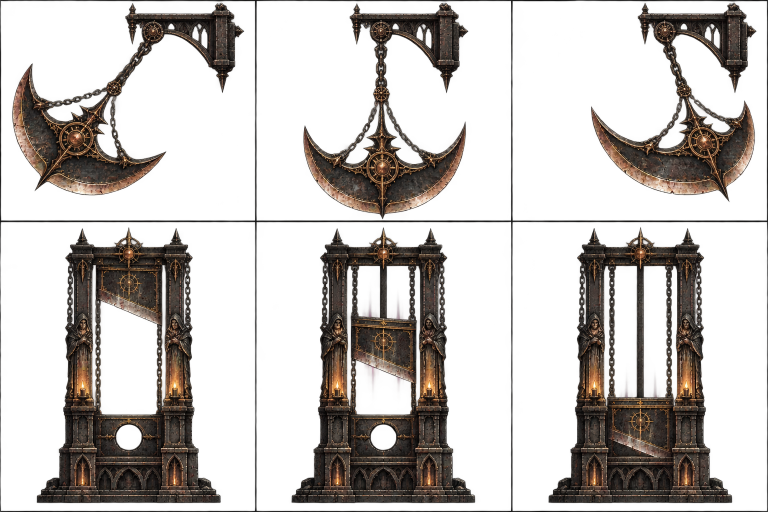
#> input picture artes/gpt/hazards/hz_1_pendulo_guilhotina_a.png, 1536 x 1024 px (shown at 1/2 size); its folder holds 4 pictures in this run; the run also reads 2 pictures not shown here
$ python cut_hazards.py
#> lines starting #> are read from the running program, lines starting #| are printed output that depends on the picture
### tools/hazards7/hz_common.py
"""Perigos pintados (Onda 7) — funções comuns do recorte das folhas hz_1..hz_7.

As folhas do GPT (artes/gpt/hazards/hz_<n>_*_a.png) são grades 2x3 de células
512x512: linha de cima = perigo A em 3 estados, linha de baixo = perigo B.
- hz_1 veio com FUNDO TRANSPARENTE (alfa real, com halo escuro de alfa ~0..10);
- hz_2..hz_7 vêm com fundo MAGENTA (chave + desmistura do clean_sheets.key_array);
- hz_1..hz_3 têm linhas finas de GRADE entre as células (apagadas aqui).
"""
import os
import sys

import numpy as np
from PIL import Image
from scipy import ndimage

HERE = os.path.dirname(os.path.abspath(__file__))
ROOT = os.path.abspath(os.path.join(HERE, "..", ".."))
sys.path.insert(0, os.path.join(ROOT, "tools", "anim"))
from clean_sheets import key_array  # noqa: E402  (mesma chave das outras folhas)

SRC = os.path.join(ROOT, "artes", "gpt", "hazards")
OUT = os.path.join(ROOT, "assets", "painted", "hazards")
CELL = 512


def load_keyed(name: str) -> np.ndarray:
	"""Folha → RGBA float (0..255, alfa 0..1) com fundo removido e grade apagada."""
	im = Image.open(os.path.join(SRC, name))
	if im.mode == "RGBA" and np.array(im)[..., 3].min() == 0:
		a8 = np.array(im).astype(np.float32)
		rgb = a8[..., :3]
		a = a8[..., 3] / 255.0
		# halo escuro de alfa baixíssimo (0..12/255) e poeira somem
		a = np.where(a < 0.05, 0.0, a)
		# o halo "sombra" em volta das peças é escuro e meio transparente: corta
		lum = rgb.mean(-1)
		a = np.where((a < 0.55) & (lum < 30.0), 0.0, a)
	else:
		c = np.array(im.convert("RGB")).astype(np.float32)
		rgb, a, _k = key_array(c)
	a = erase_grid(name, a)
	return np.dstack([rgb, a])


# Linhas da GRADE por folha (medidas: hz_1 tem a divisória horizontal em y≈442,
# não em 512; as outras dividem em 512). Bandas de ±4 px e 3 px da moldura.
SPLITS = {"hz_1": ([512, 1024], [442]), "hz_2": ([512, 1024], [512]), "hz_3": ([512, 1024], [512])}


def splits_of(name: str):
	return SPLITS.get(name[:4], ([512, 1024], [512]))


def erase_grid(name: str, a: np.ndarray) -> np.ndarray:
	"""Apaga as linhas finas de grade (e a moldura) das folhas que as têm."""
	if name[:4] not in SPLITS:
		return a
	a = a.copy()
	xs, ys = SPLITS[name[:4]]
	for x in xs:
		a[:, x - 4:x + 5] = 0.0
	for y in ys:
		a[y - 4:y + 5, :] = 0.0
	a[:3, :] = 0.0
	a[-3:, :] = 0.0
	a[:, :3] = 0.0
	a[:, -3:] = 0.0
	return a


def clean_specks(a: np.ndarray, min_px: int = 40, keep_near: int = 0) -> np.ndarray:
	"""Remove componentes minúsculos (poeira, restos de grade). `keep_near` > 0
	preserva peças pequenas a até N px do corpo principal (faíscas, lascas)."""
	m = a > 0.08
	lab, n = ndimage.label(m, structure=np.ones((3, 3), bool))
	if n == 0:
		return a
	sizes = ndimage.sum(m, lab, range(1, n + 1))
	big = np.zeros(n + 1, bool)
	big[1:] = sizes >= min_px
	keep = big[lab]
	if keep_near > 0 and keep.any():
		near = ndimage.binary_dilation(keep, iterations=keep_near)
		keep = keep | (m & near)
	return np.where(keep, a, 0.0)


def cell_rect(name: str, row: int, col: int):
	"""Retângulo (x0, y0, x1, y1) da célula na folha."""
	xs, ys = splits_of(name)
	bx = [0] + xs + [1536]
	by = [0] + ys + [1024]
	return bx[col], by[row], bx[col + 1], by[row + 1]


def cell(img: np.ndarray, name: str, row: int, col: int) -> np.ndarray:
	x0, y0, x1, y1 = cell_rect(name, row, col)
	return img[y0:y1, x0:x1].copy()


# [5 lines left out: function bbox, not called in this run]


def fill_rgb(rgba: np.ndarray) -> np.ndarray:
	"""Cor dos pixels transparentes = cor do sólido mais próximo (sem franja no
	filtro bilinear/mipmap)."""
	rgb = rgba[..., :3]
	a = rgba[..., 3]
	solid = a > 0.5
	if solid.any() and (~solid).any():
		_, (iy, ix) = ndimage.distance_transform_edt(~solid, return_indices=True)
		rgb = np.where(solid[..., None], rgb, rgb[iy, ix])
	return np.dstack([rgb, a])


def save(path: str, rgba: np.ndarray) -> None:
	rgba = fill_rgb(rgba)
	out = np.dstack([np.clip(rgba[..., :3], 0, 255), np.clip(rgba[..., 3] * 255.0, 0, 255)]).astype(np.uint8)
	os.makedirs(os.path.dirname(path), exist_ok=True)
	Image.fromarray(out, "RGBA").save(path, optimize=True)


def resize(rgba: np.ndarray, scale: float) -> np.ndarray:
	"""Reduz com alfa pré-multiplicado (sem halo escuro/rosado na borda)."""
	h, w = rgba.shape[:2]
	nw, nh = max(1, int(round(w * scale))), max(1, int(round(h * scale)))
	a = rgba[..., 3:4]
	pm = np.dstack([rgba[..., :3] * a, a[..., 0] * 255.0])
	im = Image.fromarray(np.clip(pm, 0, 255).astype(np.uint8), "RGBA").resize((nw, nh), Image.LANCZOS)
	r = np.array(im).astype(np.float32)
	al = r[..., 3] / 255.0
	rgb = r[..., :3] / np.maximum(al, 1e-3)[..., None]
	return np.dstack([np.clip(rgb, 0, 255), al])


# [4 lines left out: function preview, not called in this run]


# Divisória usada para DISTRIBUIR as peças entre as linhas (o centro de cada
# componente decide a célula): o totem da hz_4 desce até y≈600 e as correntes
# da hz_7 sobem acima de 512 — cortar a grade fixa decepava as peças.
ASSIGN_Y = {"hz_1": 442, "hz_4": 640, "hz_6": 500}


def cells(name: str, img: np.ndarray, min_px: int = 40):
	"""Peças da folha por célula: {(linha, coluna): (rgba_recortado, (x0, y0))}.
	Cada componente conectado vai para a célula do seu centro de massa."""
	a = img[..., 3]
	m = a > 0.08
	lab, n = ndimage.label(m, structure=np.ones((3, 3), bool))
	coms = ndimage.center_of_mass(m, lab, range(1, n + 1))
	sizes = ndimage.sum(m, lab, range(1, n + 1))
	xs, ys = splits_of(name)
	ys = [ASSIGN_Y.get(name[:4], ys[0])]
	owner = np.zeros(n + 1, np.int32) - 1
	for i, (cy, cx) in enumerate(coms):
		if sizes[i] < min_px:
			continue
		col = int(np.searchsorted(xs, cx, side="right"))
		row = int(np.searchsorted(ys, cy, side="right"))
		owner[i + 1] = row * 3 + col
	out = {}
	own = owner[lab]
	for r in range(2):
		for c in range(3):
			mask = own == r * 3 + c
			if not mask.any():
				continue
			yy, xx = np.nonzero(mask)
			x0, y0, x1, y1 = xx.min(), yy.min(), xx.max() + 1, yy.max() + 1
			crop = img[y0:y1, x0:x1].copy()
			crop[..., 3] = np.where(mask[y0:y1, x0:x1], crop[..., 3], 0.0)
			out[(r, c)] = (crop, (int(x0), int(y0)))
	return out

### tools/anim/clean_sheets.py
"""PIPELINE DE FOLHAS LIMPAS (GNOSIS) — gera assets/painted/derived/<folha>.png.

Cada folha pintada vem com fundo magenta chapado (ou já RGBA, no caso de
`inhabitants`). O jogo recortava o magenta NO SHADER, depois do filtro bilinear:
a borda misturava pele com magenta antes do corte e sobrava franja rosa/escura,
e sem mipmaps as pinturas grandes exibidas a ~1/4 cintilavam.

Aqui o recorte vira offline e definitivo:
  1. estima a cor do fundo K pela mediana da moldura da folha;
  2. "quanto de K tem no pixel": s = min((r-g)/(Kr-Kg), (b-g)/(Kb-Kg));
     para fundo s~1, para tinta neutra s~0 → alfa = 1 - s (linear, com folgas);
  3. DESMISTURA a cor da borda: F = (C - (1-a)K) / a (tira o magenta de dentro
     do cabelo, dos véus translúcidos e do contorno);
  4. despill residual (borda) + EROSÃO de 1 px só onde encosta em fundo puro;
  5. pinta o RGB dos pixels transparentes com a cor do pixel opaco mais próximo
     (mipmap e bilinear não puxam preto/magenta pra dentro da borda).
Saída com as MESMAS dimensões e coordenadas da original (os Rect2 do
PaintedLibrary e do BossPuppet continuam valendo).

Uso:  python tools/anim/clean_sheets.py            (todas)
      python tools/anim/clean_sheets.py sophia      (só uma)
Relatório: imprime % de pixels transparentes/parciais e magenta residual.
"""
import os
import sys

import numpy as np
from PIL import Image
from scipy import ndimage

ROOT = os.path.abspath(os.path.join(os.path.dirname(__file__), "..", ".."))
SRC = os.path.join(ROOT, "assets", "painted")
DST = os.path.join(SRC, "derived")

# folhas com fundo cromático (magenta / rosa) e a folha já recortada
KEYED = ["sophia", "archons", "yaldabaoth", "architecture"]
RGBA_READY = ["inhabitants"]

S_OPAQUE = 0.14   # s abaixo disto = tinta (alfa 1)
S_BG = 0.86       # s acima disto = fundo (alfa 0)


def fill_transparent_rgb(rgb: np.ndarray, alpha: np.ndarray) -> np.ndarray:
	"""RGB dos pixels quase transparentes = cor do pixel visível mais próximo."""
	solid = alpha > 0.5
	if not solid.any():
		return rgb
	_, (iy, ix) = ndimage.distance_transform_edt(~solid, return_indices=True)
	out = rgb.copy()
	hole = alpha <= 0.02
	out[hole] = rgb[iy[hole], ix[hole]]
	return out


# [5 lines left out: function magenta_residual, not called in this run]


def key_array(c: np.ndarray):
	"""Recorta o fundo cromático de uma imagem RGB float (0..255).
	Devolve (F, a, K): cor desmisturada, alfa 0..1 e a cor de fundo estimada.
	Reutilizado por build_frames.py (folhas novas da Sophia)."""
	border = np.concatenate([c[:4].reshape(-1, 3), c[-4:].reshape(-1, 3), c[:, :4].reshape(-1, 3), c[:, -4:].reshape(-1, 3)])
	K = np.median(border, 0)
	r, g, b = c[..., 0], c[..., 1], c[..., 2]
	# FUNDO VERDE (Fila 9: en_fantasma_b ≈ 2,250,1 — a fumaça violeta some no
	# magenta): a "cor de fundo" é o verde acima do maior entre r e b
	green = K[1] > K[0] + 60 and K[1] > K[2] + 60
	if green:
		s = (g - np.maximum(r, b)) / max(1.0, K[1] - max(K[0], K[2]))
	else:
		s = np.minimum((r - g) / max(1.0, K[0] - K[1]), (b - g) / max(1.0, K[2] - K[1]))
	a = np.clip((S_BG - s) / (S_BG - S_OPAQUE), 0.0, 1.0)
	# ruído do fundo: componentes minúsculas com alfa baixo somem
	a[a < 0.04] = 0.0
	# desmistura: C = a*F + (1-a)*K  →  F = (C - (1-a)K)/a
	safe = np.maximum(a, 0.05)[..., None]
	F = (c - (1.0 - a)[..., None] * K[None, None, :]) / safe
	F = np.clip(F, 0.0, 255.0)
	# erosão de 1 px apenas no contorno que encosta em fundo puro
	pure_bg = a <= 0.0
	touch = ndimage.binary_dilation(pure_bg, structure=np.ones((3, 3), bool)) & ~pure_bg
	a_min = ndimage.minimum_filter(a, size=3)
	a = np.where(touch, np.minimum(a, 0.5 * a + 0.5 * a_min) * 0.85, a)
	# despill residual na borda: tira o tom magenta (r e b acima do g)
	edge = (a < 0.999) | ndimage.binary_dilation(touch, iterations=2)
	if green:
		# despill do verde: na borda e no translúcido (fumaça) g não passa da
		# MÉDIA de r e b — o verde que vazou vira cinza/violeta, não verde-água
		# (e em QUALQUER pixel onde o verde passa do vermelho: o GPT pinta o
		# reflexo do fundo verde na fumaça; dourado tem r > g e fica intacto)
		cap = 0.5 * (F[..., 0] + F[..., 2]) + 4.0
		F[..., 1] = np.where(edge | (F[..., 1] > F[..., 0]), np.minimum(F[..., 1], cap), F[..., 1])
	else:
		m = np.minimum(F[..., 0], F[..., 2]) - F[..., 1]
		spill = np.clip(m - 18.0, 0.0, None) * edge
		F[..., 0] -= spill
		F[..., 2] -= spill
		# a desmistura não pode inventar verde (r,b caíram demais): g <= max(r,b)
		F[..., 1] = np.where(edge, np.minimum(F[..., 1], np.maximum(F[..., 0], F[..., 2]) + 4.0), F[..., 1])
	F = np.clip(F, 0.0, 255.0)
	# pixel muito transparente tem cor desmisturada ruidosa: puxa pra cor do
	# vizinho sólido mais próximo (fio de cabelo continua da cor do cabelo)
	solid = a > 0.6
	if solid.any():
		_, (iy, ix) = ndimage.distance_transform_edt(~solid, return_indices=True)
		near = F[iy, ix]
		w = np.clip(1.0 - a / 0.6, 0.0, 1.0)[..., None] * 0.7
		F = F * (1.0 - w) + near * w
	F = fill_transparent_rgb(F, a)
	return F, a, K


# [34 lines left out: functions clean_keyed, clean_rgba, main, not called in this run]


# [2 lines that do not run on import are left out]

### tools/hazards7/cut_hazards.py
"""Perigos pintados (Onda 7): recorta as folhas hz_1..hz_7 em peças com alfa
real, escala de MUNDO e âncora, e escreve o catálogo lido por
scripts/fx/hazard_art.gd.

Uso: python tools/hazards7/cut_hazards.py
Saída: assets/painted/hazards/<peça>[_<quadro>].png (+ _sil.png = silhueta
branca para o contorno de AVISO) e assets/painted/hazards/hazards_data.gd
(const DATA, mesmo formato):
  {"<peça>": {"frames": [arquivos], "sil": [arquivos], "size": [w, h],
              "anchor": [ax, ay]}}
`size` e `anchor` em pixels de MUNDO (viewport 640x360): o jogo desenha o
quadro no retângulo (pos - anchor, size). A textura é guardada com ~2,5
texels por pixel de mundo (nítida na janela 1280x720, mipmaps no .import).

Coordenadas abaixo: pixels da FOLHA original (1536x1024), medidas em
_caps/perigos7/keyed/ (grade de 25 px). Todos os quadros de um mesmo perigo
dividem a MESMA tela (união das caixas, em coordenadas da célula): a âncora
vale para todos os estados.
"""
import json
import os

import numpy as np
from scipy import ndimage

import hz_common as H

SHEETS = {
	"hz_1": "hz_1_pendulo_guilhotina_a.png",
	"hz_2": "hz_2_lancas_boca_a.png",
	"hz_3": "hz_3_sino_casulo_a.png",
	"hz_4": "hz_4_totem_pedra_a.png",
	"hz_5": "hz_5_selo_altar_luz_a.png",
	"hz_6": "hz_6_luz_reflexo_cacos_a.png",
	"hz_7": "hz_7_mare_correntes_a.png",
}
TEXELS_PER_WORLD = 2.5
_cache = {}
CATALOG = {}


def sheet(key: str) -> np.ndarray:
	if key not in _cache:
		img = H.load_keyed(SHEETS[key])
		img[..., 3] = H.clean_specks(img[..., 3], 40, 6)
		_cache[key] = img
	return _cache[key]


def cell_piece(key: str, r: int, c: int):
	"""(rgba, origem na FOLHA) da peça da célula (componentes pelo centro)."""
	cs = H.cells(SHEETS[key], sheet(key))
	return cs[(r, c)]


def warm_pink(rgba: np.ndarray, strength: float = 1.0) -> np.ndarray:
	"""Tons ROSA/magenta (vazamento do fundo em brilho translúcido) → dourado
	quente, mantendo a luminância. Violeta de verdade (b >> r) fica intacto."""
	out = rgba.copy()
	r, g, b = out[..., 0], out[..., 1], out[..., 2]
	pink = (b > g + 25.0) & (r > g + 25.0) & (r >= b * 0.8)
	k = np.where(pink, strength, 0.0)
	lum = 0.3 * r + 0.59 * g + 0.11 * b
	gold = np.stack([np.minimum(255.0, lum * 1.25), lum * 0.95, lum * 0.55], -1)
	out[..., :3] = out[..., :3] * (1.0 - k[..., None]) + gold * k[..., None]
	return out


# [14 lines left out: function keep_solid, not called in this run]


def keep_largest(rgba: np.ndarray, near: int = 4) -> np.ndarray:
	"""Só o maior componente (e o que encosta nele): tira lascas de vizinhos."""
	out = rgba.copy()
	m = out[..., 3] > 0.08
	lab, n = ndimage.label(m, structure=np.ones((3, 3), bool))
	if n > 1:
		sizes = ndimage.sum(m, lab, range(1, n + 1))
		big = lab == (int(np.argmax(sizes)) + 1)
		keep = ndimage.binary_dilation(big, iterations=near) & m
		out[..., 3] = np.where(keep, out[..., 3], 0.0)
	return out


def emit(name: str, frames: list, world_scale: float, anchor_src, origin, sil: bool = True,
		store_scale: float = 0.0) -> None:
	"""Grava os quadros (mesma tela) e registra no catálogo.
	frames: lista de rgba já na mesma tela; origin: (x0, y0) da tela no espaço
	onde `anchor_src` foi medido."""
	h, w = frames[0].shape[:2]
	st = store_scale if store_scale > 0 else min(1.0, TEXELS_PER_WORLD * world_scale)
	files, sils = [], []
	for i, f in enumerate(frames):
		tag = "" if len(frames) == 1 else "_%d" % i
		small = H.resize(f, st)
		fn = "%s%s.png" % (name, tag)
		H.save(os.path.join(H.OUT, fn), small)
		files.append("res://assets/painted/hazards/" + fn)
		if sil:
			s = small.copy()
			s[..., :3] = 255.0
			fs = "%s%s_sil.png" % (name, tag)
			H.save(os.path.join(H.OUT, fs), s)
			sils.append("res://assets/painted/hazards/" + fs)
	ax = (anchor_src[0] - origin[0]) * world_scale
	ay = (anchor_src[1] - origin[1]) * world_scale
	CATALOG[name] = {"frames": files, "sil": sils, "size": [round(w * world_scale, 2), round(h * world_scale, 2)],
		"anchor": [round(ax, 2), round(ay, 2)]}
	print("%-16s %d quadro(s)  mundo %.0fx%.0f  âncora (%.1f, %.1f)  textura %dx%d" % (
		name, len(frames), w * world_scale, h * world_scale, ax, ay, small.shape[1], small.shape[0]))


def shared_canvas(key: str, cells_rc: list, fix=None):
	"""Peças de várias células numa tela comum (coordenadas LOCAIS da célula).
	Devolve (quadros, origem_local). `fix(i, rgba)` ajusta cada quadro antes."""
	pieces = []
	for (r, c) in cells_rc:
		rgba, (x0, y0) = cell_piece(key, r, c)
		cx0, cy0, _, _ = H.cell_rect(SHEETS[key], r, c)
		pieces.append((rgba, x0 - cx0, y0 - cy0))
	lx0 = min(p[1] for p in pieces)
	ly0 = min(p[2] for p in pieces)
	lx1 = max(p[1] + p[0].shape[1] for p in pieces)
	ly1 = max(p[2] + p[0].shape[0] for p in pieces)
	frames = []
	for i, (rgba, x, y) in enumerate(pieces):
		cv = np.zeros((ly1 - ly0, lx1 - lx0, 4), np.float32)
		cv[y - ly0:y - ly0 + rgba.shape[0], x - lx0:x - lx0 + rgba.shape[1]] = rgba
		if fix is not None:
			cv = fix(i, cv)
		frames.append(cv)
	return frames, (lx0, ly0)


def region(img: np.ndarray, x0: int, y0: int, x1: int, y1: int) -> np.ndarray:
	return img[y0:y1, x0:x1].copy()


# --------------------------------------------------------------------------
def pendulum() -> None:
	"""CORRENTE: suporte fixo + elo (ladrilho) + lâmina que GIRA pelo pivô
	(código). Célula do meio (lâmina parada embaixo do pivô)."""
	img = sheet("hz_1")
	# suporte (braço + coluna), sem a corrente que desce da engrenagem
	br = region(img, 690, 4, 1000, 190)
	br[80:, 750 - 690:780 - 690, 3] = 0.0
	br[..., 3] = H.clean_specks(br[..., 3], 80)
	emit("pend_bracket", [br], 0.25, (764, 66), (690, 4))
	# elo de corrente reto (entre a engrenagem e a roseta): ladrilho vertical
	ch = region(img, 752, 92, 777, 168)
	emit("pend_chain", [ch], 0.3, (764.5, 92), (752, 92), sil=False)
	# lâmina (roseta + 3 correntes + meia-lua). Âncora = ponto de pendurar.
	bl = region(img, 600, 172, 940, 442)
	emit("pend_blade", [bl], 0.19, (764, 176), (600, 172))
	CATALOG["pend_blade"]["center"] = [round((770 - 600) * 0.19, 2), round((350 - 172) * 0.19, 2)]


def bell() -> None:
	"""SILÊNCIO: o badalo mudo — suporte de parede + sino que gira (código)."""
	img = sheet("hz_3")
	br = region(img, 56, 4, 420, 505)
	# tira o sino e a corrente dele (x 160..410, y > 96)
	br[96:, 160 - 56:, 3] = 0.0
	br[..., 3] = H.clean_specks(br[..., 3], 80)
	br = warm_pink(br)
	emit("bell_bracket", [br], 0.18, (297, 70), (56, 4))
	bd = region(img, 160, 96, 412, 500)
	bd = keep_largest(bd)
	bd = warm_pink(bd)
	emit("bell_body", [bd], 0.17, (297, 98), (160, 96))
	CATALOG["bell_body"]["center"] = [round((297 - 160) * 0.17, 2), round((290 - 96) * 0.17, 2)]


def guillotine() -> None:
	"""COROA: moldura (atrás da Sophia) + lâmina que desce (código) + haste."""
	img = sheet("hz_1")
	c0 = region(img, 60, 450, 450, 1010)      # aberta (lâmina no alto)
	c2 = region(img, 1084, 450, 1474, 1010)   # cravada (mesmo enquadramento: +1024)
	# vão interno entre as colunas, medido na linha y=700 da aberta (transparente)
	row = c0[700 - 450, :, 3]
	mid = row.shape[0] // 2
	L = mid
	while L > 0 and row[L - 1] < 0.1:
		L -= 1
	R = mid
	while R < row.shape[0] - 1 and row[R + 1] < 0.1:
		R += 1
	print("guilhotina: vão interno x local %d..%d" % (L, R))
	y0, y1 = 528 - 450, 648 - 450
	blade = c0[y0:y1, L - 10:R + 11].copy()
	frame = c0.copy()
	frame[y0:y1, L:R + 1, 3] = 0.0
	# devolve as correntes/trilhos que a lâmina tapava (da cravada, sem lâmina ali)
	for xa, xb in [(L - 10, L), (R + 1, R + 11)]:
		frame[y0:y1, xa:xb] = c2[y0:y1, xa:xb]
	# haste central da cravada (entre a travessa e a lâmina): ladrilho vertical
	rod_row = c2[700 - 450, L:R + 1, 3]
	# a haste é o trecho opaco que contém o MEIO do vão (as correntes ficam nas bordas)
	m = len(rod_row) // 2
	a0 = m
	while a0 > 0 and rod_row[a0 - 1] > 0.3:
		a0 -= 1
	a1 = m
	while a1 < len(rod_row) - 1 and rod_row[a1 + 1] > 0.3:
		a1 += 1
	rx0, rx1 = L + a0 - 1, L + a1 + 2
	rod = c2[640 - 450:760 - 450, rx0:rx1].copy()
	s = 0.33
	floor_y = 1005 - 450
	cx = (L + R) / 2.0
	emit("gu_frame", [frame], s, (cx, floor_y), (0, 0))
	emit("gu_blade", [blade], s, ((R - L) / 2.0 + 10, y1 - y0 - 10), (0, 0))
	emit("gu_rod", [rod], s, ((rx1 - rx0) / 2.0, 0), (0, 0), sil=False)
	# alturas úteis (mundo, relativas ao chão): base da lâmina aberta e topo da moldura
	CATALOG["gu_frame"]["blade_open_base"] = round(-(floor_y - (y1 - 10)) * s, 2)
	CATALOG["gu_frame"]["rod_top"] = round(-(floor_y - (545 - 450)) * s, 2)


def spears() -> None:
	"""COROA/SILÊNCIO: laje com fendas (chão) + lanças que SOBEM da fenda."""
	img = sheet("hz_2")
	slab, o = shared_canvas("hz_2", [(0, 0)])
	s = 0.25            # 480 px → 120 de mundo (largura padrão); o jogo reescala pela largura
	hole = 316 - 0      # linha das fendas (y local da célula)
	emit("spear_slab", slab, s, (256, hole), o)
	ext, o2 = shared_canvas("hz_2", [(0, 2)])
	# só as lanças: acima da linha das fendas
	cut = hole + 4 - o2[1]
	sp = ext[0][:cut].copy()
	emit("spear_tips", [sp], s, (256, hole + 4), o2)
	mid, o3 = shared_canvas("hz_2", [(0, 1)])
	emit("spear_mid", mid, s, (256, hole), o3, sil=False)


def maw() -> None:
	"""FOME: a boca no chão — fechada / abrindo (aviso) / mordendo."""
	fr, o = shared_canvas("hz_2", [(1, 0), (1, 1), (1, 2)])
	emit("maw", fr, 0.16, (256, 795 - 512), o)


def shackles() -> None:
	"""CORRENTE: correntes que brotam do chão — rachada / saindo / estendidas."""
	fr, o = shared_canvas("hz_7", [(1, 0), (1, 1), (1, 2)])
	emit("shackles", fr, 0.245, (256, 838 - 512), o)


# [80 lines left out: functions spores, totem, sinking, mirror, shards, tide and 3 more, not called in this run]


def main() -> None:
	os.makedirs(H.OUT, exist_ok=True)
	for f in os.listdir(H.OUT):
		if f.endswith(".png") or f.endswith(".json") or f == "hazards_data.gd":
			os.remove(os.path.join(H.OUT, f))
	for fn in [pendulum, bell, guillotine, spears, maw, shackles, spores, totem, sinking, mirror,
			shards, tide, vault, altar, ward]:
		fn()
#> this loop made 6 passes
#> (printed output is left out)
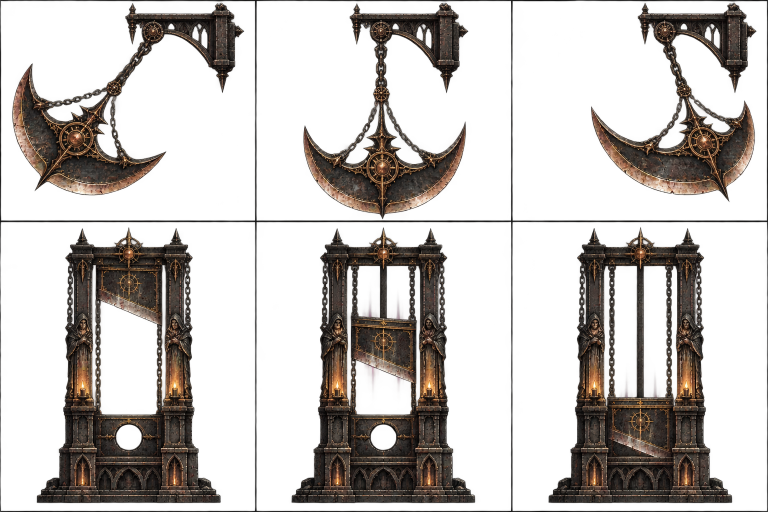
#> input picture artes/gpt/hazards/hz_1_pendulo_guilhotina_a.png, 1536 x 1024 px (shown at 1/2 size)
#> pass 1, in load_keyed, `rgb = a8[..., :3]`:
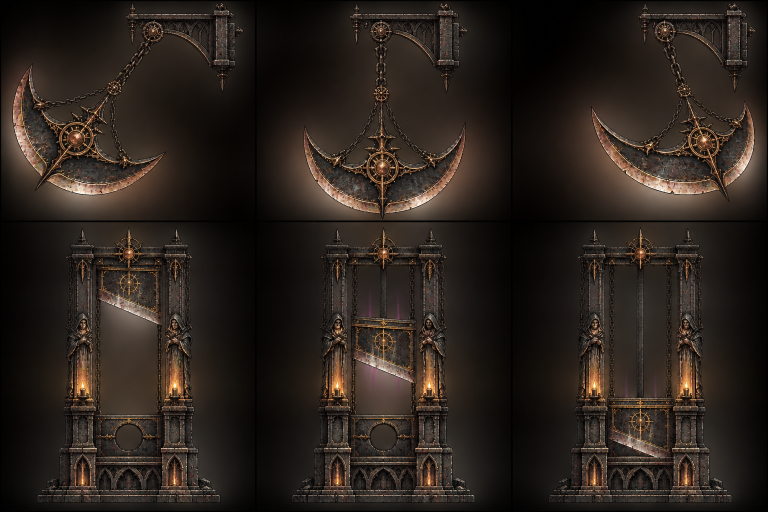
#> rgb: shape (1024, 1536, 3) float32 (shown at 1/2 size); mean R, G, B 42.9, 34.5, 28.6
#> pass 1, in load_keyed, `a = a8[..., 3] / 255.0`:
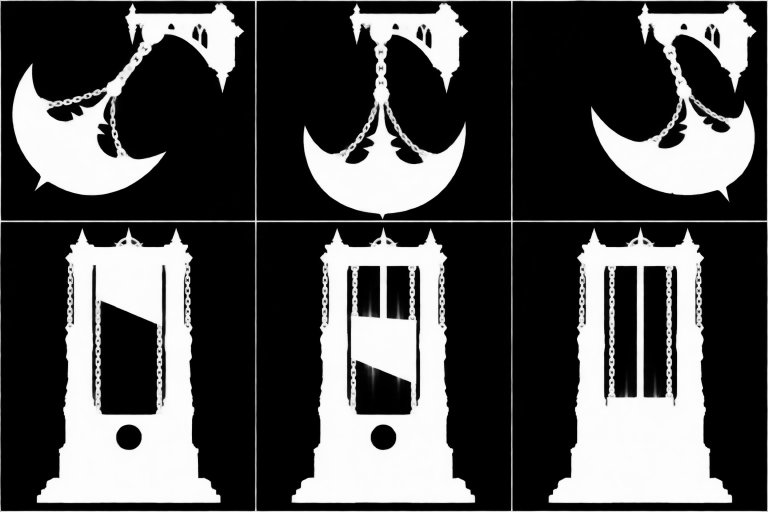
#> a: shape (1024, 1536) float32 (shown at 1/2 size); min 0, max 0.996, mean 0.31
#> (the rest of the program and of its run is left out)
